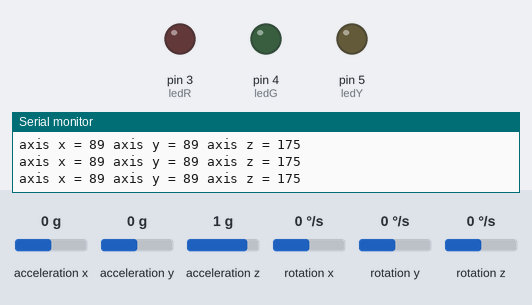
A sketch run on a simulated Arduino Uno, built with avr-gcc and run on an emulated ATmega328P. On the bench: output pins drawn as LEDs (lit = HIGH), the last lines printed to the serial monitor. The test bench sets the inputs (shaded band); at power-on: acceleration x 0 g, acceleration z 1 g, acceleration y 0 g, rotation x 0 °/s, rotation y 0 °/s, rotation z 0 °/s.

Above: at 1.2 s.
1.3 s: acceleration x set to -1.4 g
4.3 s: acceleration z set to 0.6 g
At 5.6 s:
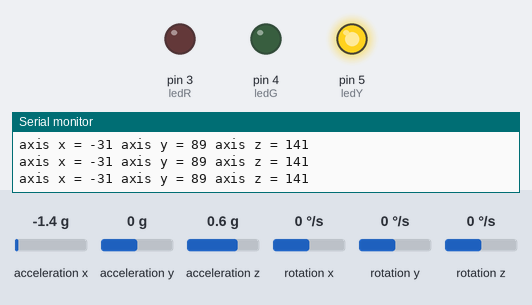
5.9 s: acceleration z set to 0.8 g
At 7.0 s:
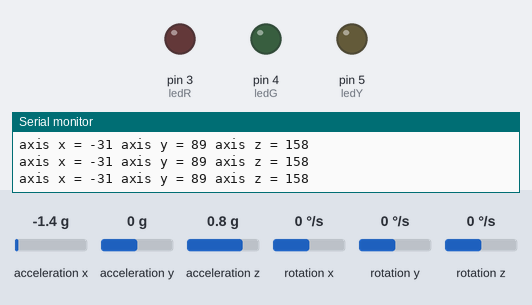
7.4 s: acceleration z set to -1.4 g
At 8.1 s:
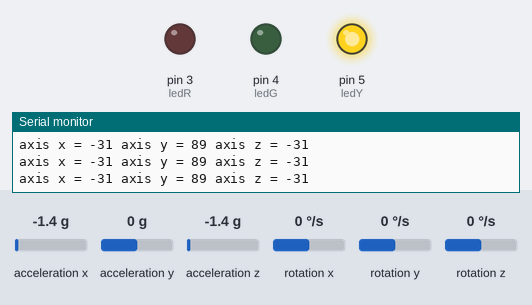
Timing chart, 0 to 9.9 s (numbered marks = the images above; inputs shaded):
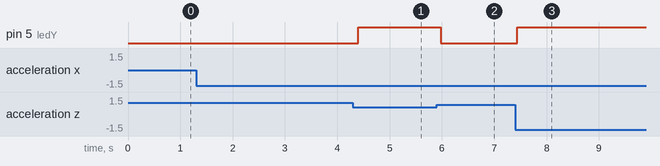

Measured:
- the behaviour switches between 0.8 and 0.7 g on acceleration z (found by bisection; images 0 and 1)
- after the input at 4.3 s, pin 5 (ledY): LOW → HIGH after 0.10 s
- after the input at 5.9 s, pin 5 (ledY): HIGH → LOW after 0.08 s
- after the input at 7.4 s, pin 5 (ledY): LOW → HIGH at once

The sketch:

M0023_Arduino_UNO_R3.ino
```cpp
#include "I2Cdev.h"
#include "MPU6050_6Axis_MotionApps20.h"
#include "Wire.h"
MPU6050 mpu;
int16_t ax, ay, az;
int16_t gx, gy, gz;
int valx , valy , valz;
char rd;
int prevVal;
int ledR = 3 ;
int ledG = 4 ;
int ledY = 5 ;
int pin11 = 11 , pin10 = 10 ;
int val1 , val2 ;
int valgy1 = 0 , valgy2 = 0;
void setup()
{
  pinMode(ledR, OUTPUT) ;
  pinMode(ledG, OUTPUT) ;
  pinMode(ledY, OUTPUT) ;
  Wire.begin();
  Serial.begin(38400);
  Serial.println("Initialize MPU");
  mpu.initialize();
  Serial.println(mpu.testConnection() ? "Connected" : "Connection failed");
}
void loop()
{
  mpu.getMotion6(&ax, &ay, &az, &gx, &gy, &gz);
  valx = map(ax, -17000, 17000, 0, 179);
  valy = map(ay, -17000, 17000, 0, 179);
  valz = map(az, -17000, 17000, 0, 179);
  Serial.print("axis x = ") ;
  Serial.print(valx) ;
  Serial.print(" axis y = ") ;
  Serial.print(valy) ;
  Serial.print(" axis z = ") ;
  Serial.println(valz) ;
  if ( valy > 150) {
    digitalWrite(ledR, HIGH);
    digitalWrite(ledG, LOW);
    digitalWrite(ledY, LOW);
  }
  if (valy  < 50) {
    digitalWrite(ledR, LOW);
    digitalWrite(ledG, HIGH);
    digitalWrite(ledY, LOW);
  }
  if (valx < 50) {
    digitalWrite(ledR, LOW);
    digitalWrite(ledG, LOW);
    digitalWrite(ledY, HIGH);
  }
  if (valz > 150) {
    digitalWrite(ledR, LOW);
    digitalWrite(ledG, LOW);
    digitalWrite(ledY, LOW);
  }

  delay(100);
}
```
